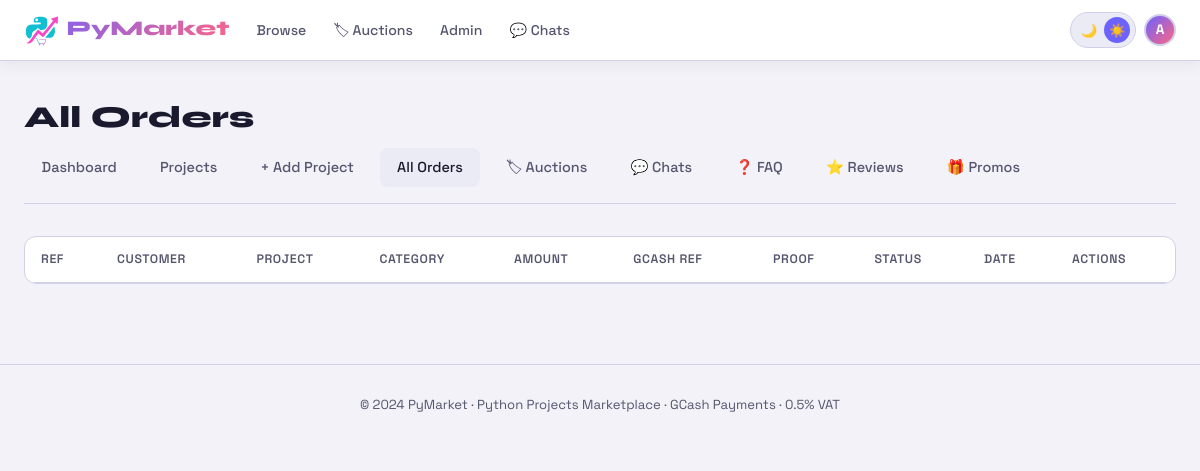
Page /admin/orders (signed in) on the earlier database version.
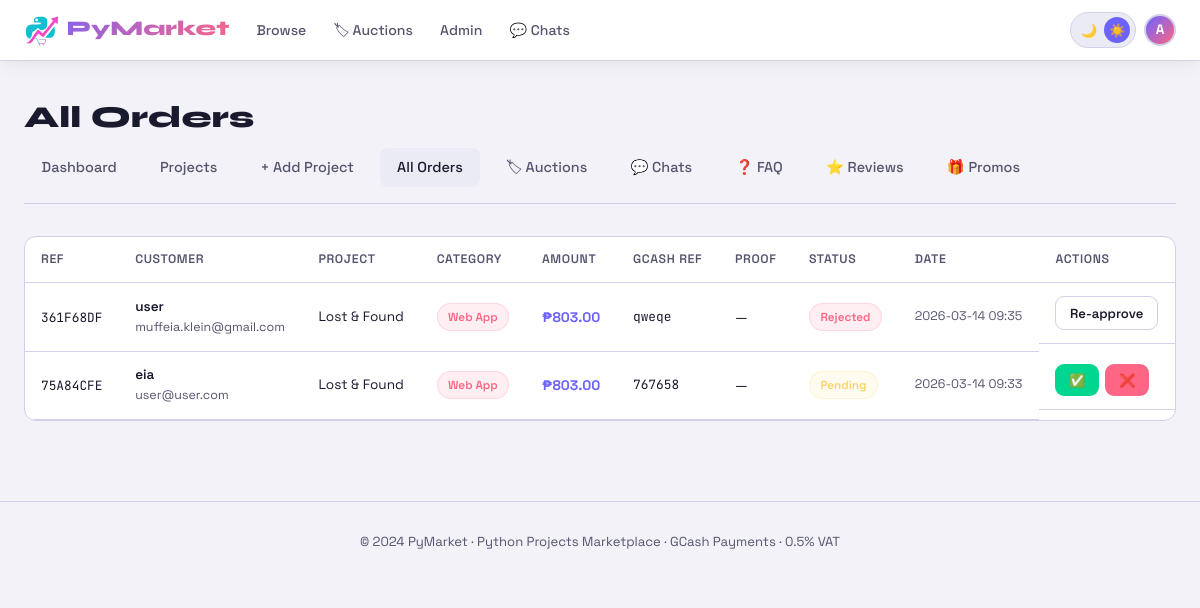
Same page on the later database version.
### tables this page shows
CREATE TABLE orders (
                id INTEGER PRIMARY KEY AUTOINCREMENT,
                order_ref TEXT UNIQUE NOT NULL,
                user_id INTEGER NOT NULL,
                project_id INTEGER NOT NULL,
                amount REAL NOT NULL,
                status TEXT DEFAULT "pending",
                gcash_ref TEXT,
                payment_screenshot TEXT,
                created_at TEXT DEFAULT CURRENT_TIMESTAMP,
                approved_at TEXT,
                FOREIGN KEY(user_id) REFERENCES users(id),
                FOREIGN KEY(project_id) REFERENCES projects(id)
            );

CREATE TABLE users (
                id INTEGER PRIMARY KEY AUTOINCREMENT,
                username TEXT UNIQUE NOT NULL,
                email TEXT UNIQUE NOT NULL,
                password TEXT NOT NULL,
                bio TEXT DEFAULT '',
                avatar TEXT DEFAULT '',
                is_admin INTEGER DEFAULT 0,
                created_at TEXT DEFAULT CURRENT_TIMESTAMP
            );

CREATE TABLE projects (
                id INTEGER PRIMARY KEY AUTOINCREMENT,
                title TEXT NOT NULL,
                description TEXT NOT NULL,
                price REAL NOT NULL,
                tech_stack TEXT,
                category TEXT,
                file_path TEXT,
                is_active INTEGER DEFAULT 1,
                created_at TEXT DEFAULT CURRENT_TIMESTAMP
            , original_price REAL, discount_percent REAL DEFAULT 0, view_count INTEGER DEFAULT 0);

### app.py (the view)
@app.route('/admin/orders')
@login_required
@admin_required
def admin_orders():
    db=get_db()
    orders=db.execute('''
        SELECT o.*, u.username, u.email, p.title, p.category FROM orders o
        JOIN users u ON o.user_id=u.id JOIN projects p ON o.project_id=p.id
        ORDER BY o.created_at DESC
    ''').fetchall()
    return render_template('admin/orders.html', orders=orders)

### app.py (called while the page is built)
@app.after_request
def add_security_headers(response):
    response.headers['X-Frame-Options'] = 'SAMEORIGIN'
    response.headers['X-Content-Type-Options'] = 'nosniff'
    response.headers['Referrer-Policy'] = 'strict-origin-when-cross-origin'
    response.headers['Content-Security-Policy'] = (
        "default-src 'self'; "
        "script-src 'self' 'unsafe-inline'; "
        "style-src 'self' 'unsafe-inline' https://fonts.googleapis.com; "
        "font-src https://fonts.gstatic.com; "
        "img-src 'self' data: https://api.qrserver.com; "
    )
    return response

def get_db():
    conn = sqlite3.connect(DB_PATH)
    conn.row_factory = sqlite3.Row
    return conn

def login_required(f):
    @wraps(f)
    def decorated(*args, **kwargs):
        if 'user_id' not in session:
            flash('login_required')
            return redirect(url_for('login', next=request.url))
        return f(*args, **kwargs)
    return decorated

def admin_required(f):
    @wraps(f)
    def decorated(*args, **kwargs):
        if not session.get('is_admin'):
            return redirect(url_for('index'))
        return f(*args, **kwargs)
    return decorated

### templates/admin/orders.html (shortened to what this page needs)
{% extends 'base.html' %}
{% block content %}
<div class="container">
  <h1 class="page-title">All Orders</h1>
  <div class="admin-nav">
    <a href="{{ url_for('admin_dashboard') }}">Dashboard</a>
    <a href="{{ url_for('admin_projects') }}">Projects</a>
    <a href="{{ url_for('admin_add_project') }}">+ Add Project</a>
    <a href="{{ url_for('admin_orders') }}" class="active">All Orders</a>
    <a href="{{ url_for('admin_auctions')}}" >🏷 Auctions</a>
    <a href="{{ url_for('admin_chats') }}">💬 Chats</a>
    <a href="{{ url_for('admin_faq') }}">❓ FAQ</a>
    <a href="{{ url_for('admin_reviews') }}">⭐ Reviews</a>
    <a href="{{ url_for('admin_promos') }}">🎁 Promos</a>
  </div>
  <div class="table-wrap" style="background:var(--surface);border:1px solid var(--border);border-radius:12px;overflow:hidden">
    <table>
      <thead><tr><th>Ref</th><th>Customer</th><th>Project</th><th>Category</th><th>Amount</th><th>GCash Ref</th><th>Proof</th><th>Status</th><th>Date</th><th>Actions</th></tr></thead>
      <tbody>
        {% for o in orders %}
        <tr>
          <td><span style="font-family:var(--mono);font-size:.8rem">{{ o['order_ref'] }}</span></td>
          <td><div style="font-weight:600;font-size:.85rem">{{ o['username'] }}</div><div style="color:var(--muted);font-size:.78rem">{{ o['email'] }}</div></td>
          <td style="font-size:.85rem;max-width:160px">{{ o['title'] }}</td>
          <td>{% if o['category'] %}<span class="badge badge-cat">{{ o['category'] }}</span>{% else %}—{% endif %}</td>
          <td style="font-weight:700;color:var(--accent)">₱{{ "%.2f"|format(o['amount']) }}</td>
          <td style="font-family:var(--mono);font-size:.8rem">{{ o['gcash_ref'] or '—' }}</td>
          <td>{% if o['payment_screenshot'] %}<a href="{{ url_for('view_payment_proof', filename=o['payment_screenshot']) }}" target="_blank" class="btn btn-outline btn-sm">View</a>{% else %}—{% endif %}</td>
          <td>
            {% if o['status'] == 'approved' %}<span class="badge badge-green">Approved</span>
            {% elif o['status'] == 'pending' %}<span class="badge badge-yellow">Pending</span>
            {% else %}<span class="badge badge-red">Rejected</span>{% endif %}
          </td>
          <td style="color:var(--muted);font-size:.78rem">{{ o['created_at'][:16] }}</td>
          <td style="display:flex;gap:.4rem;flex-wrap:wrap">
            {% if o['status'] == 'pending' %}
              <a href="{{ url_for('approve_order', oid=o['id']) }}" class="btn btn-success btn-sm">✅</a>
              <a href="{{ url_for('reject_order', oid=o['id']) }}" class="btn btn-danger btn-sm">❌</a>
            {% elif o['status'] == 'approved' %}
              <a href="{{ url_for('reject_order', oid=o['id']) }}" class="btn btn-outline btn-sm">Revoke</a>
            {% else %}
              <a href="{{ url_for('approve_order', oid=o['id']) }}" class="btn btn-outline btn-sm">Re-approve</a>
            {% endif %}
          </td>
        </tr>
        {% endfor %}
      </tbody>
    </table>
  </div>
</div>
{% endblock %}

### templates/base.html (shortened to what this page needs)
<!DOCTYPE html>
<html lang="en" data-theme="dark">
<head>
</head>
<body>
<nav>
  <div class="nav-inner">
    <a href="{{ url_for('index') }}" class="nav-logo">
      <img src="{{ url_for('static', filename='logo.svg')}}" height="36px" style="height=36px:auto;vertical-align:middle;">
     PyMarket</a>
    <div class="nav-links">
      <a href="{{ url_for('index') }}" class="nav-link">Browse</a>
      <a href="{{ url_for('auctions') }}" class="nav-link">🏷 Auctions</a>
      {% if session.get('is_admin') %}
        <a href="{{ url_for('admin_dashboard') }}" class="nav-link">Admin</a>
        <a href="{{ url_for('admin_chats') }}" class="nav-link">💬 Chats</a>
      {% endif %}
    </div>
    <div class="nav-actions">
      <div class="theme-toggle" onclick="toggleTheme()">
        <button class="theme-btn" id="btn-dark">🌙</button>
        <button class="theme-btn" id="btn-light">☀️</button>
      </div>
      {% if session.get('user_id') %}
        <a href="{{ url_for('profile') }}" class="nav-avatar" title="{{ session.username }}">
          {{ session.username[0].upper() }}
        </a>
      {% else %}
        <a href="{{ url_for('login') }}" class="nav-btn outline">Login</a>
        <a href="{{ url_for('register') }}" class="nav-btn">Sign Up</a>
      {% endif %}
    </div>
  </div>
</nav>
{% block content %}{% endblock %}
<footer>© 2024 PyMarket · Python Projects Marketplace · GCash Payments · 0.5% VAT</footer>
</body>
</html>

### templates/base.html (style rules this page uses)
[data-theme="light"] { --bg:#f2f2f8;--surface:#ffffff;--surface2:#ebebf5;--border:#d0d0e8;--text:#1a1a2e;--muted:#55556e;--shadow:rgba(0,0,0,.07);--card-shadow:rgba(108,99,255,.1) }
:root { --accent:#6c63ff;--accent2:#ff6584;--green:#00d68f;--yellow:#ffd166;--font:'Space Grotesk',sans-serif;--mono:'JetBrains Mono',monospace;--display:'Syne',sans-serif }
* { margin:0;padding:0;box-sizing:border-box }
html { scroll-behavior:smooth }
body { background:var(--bg);color:var(--text);font-family:var(--font);min-height:100vh;line-height:1.6;transition:background .25s,color .25s }
a { color:inherit;text-decoration:none }
img { max-width:100% }
nav { background:var(--surface);border-bottom:1px solid var(--border);position:sticky;top:0;z-index:200;box-shadow:0 2px 16px var(--shadow);transition:background .25s }
.nav-inner { max-width:1280px;margin:0 auto;padding:0 1.5rem;display:flex;align-items:center;gap:1rem;height:60px }
.nav-logo { font-family:var(--display);font-size:1.3rem;font-weight:800;background:linear-gradient(135deg,var(--accent),var(--accent2));-webkit-background-clip:text;-webkit-text-fill-color:transparent;white-space:nowrap;flex-shrink:0 }
.nav-links { display:flex;align-items:center;gap:.3rem;margin-right:auto }
.nav-link { color:var(--muted);font-size:.88rem;font-weight:500;padding:.38rem .7rem;border-radius:7px;transition:.2s;white-space:nowrap }
.nav-actions { display:flex;align-items:center;gap:.5rem;flex-shrink:0 }
.nav-avatar { width:32px;height:32px;border-radius:50%;background:linear-gradient(135deg,var(--accent),var(--accent2));display:flex;align-items:center;justify-content:center;font-weight:700;font-size:.85rem;color:#fff;overflow:hidden;flex-shrink:0;border:2px solid var(--border) }
.theme-toggle { background:var(--surface2);border:1px solid var(--border);border-radius:99px;padding:.25rem .3rem;cursor:pointer;display:flex;align-items:center;gap:.15rem }
.theme-btn { width:26px;height:26px;border-radius:50%;display:flex;align-items:center;justify-content:center;font-size:.82rem;border:none;background:transparent;cursor:pointer;transition:.2s }
.theme-btn.active { background:var(--accent);color:#fff }
.container { max-width:1280px;margin:0 auto;padding:2rem 1.5rem }
.page-title { font-family:var(--display);font-size:1.9rem;font-weight:800;margin-bottom:.4rem }
.badge { font-size:.73rem;font-weight:600;padding:.22rem .65rem;border-radius:99px;display:inline-block }
.badge-cat { background:rgba(255,101,132,.1);color:var(--accent2);border:1px solid rgba(255,101,132,.18) }
.badge-yellow { background:rgba(255,209,102,.1);color:var(--yellow);border:1px solid rgba(255,209,102,.2) }
.badge-red { background:rgba(255,101,132,.1);color:var(--accent2);border:1px solid rgba(255,101,132,.18) }
.btn { display:inline-flex;align-items:center;justify-content:center;gap:.45rem;padding:.7rem 1.5rem;border-radius:9px;font-family:var(--font);font-size:.92rem;font-weight:600;cursor:pointer;border:none;transition:.2s;text-align:center }
.btn-success { background:var(--green);color:#000 }
.btn-danger { background:var(--accent2);color:#fff }
.btn-outline { background:transparent;border:1px solid var(--border);color:var(--text) }
.btn-sm { padding:.35rem .85rem;font-size:.82rem }
.table-wrap { overflow-x:auto;-webkit-overflow-scrolling:touch }
table { width:100%;border-collapse:collapse;min-width:500px }
th,td { padding:.8rem 1rem;text-align:left;border-bottom:1px solid var(--border);font-size:.87rem }
th { font-size:.77rem;font-weight:600;letter-spacing:.05em;color:var(--muted);text-transform:uppercase;white-space:nowrap }
.admin-nav { display:flex;gap:.4rem;margin-bottom:1.8rem;border-bottom:1px solid var(--border);padding-bottom:.9rem;flex-wrap:wrap }
.admin-nav a { padding:.45rem 1rem;border-radius:8px;font-size:.87rem;font-weight:500;color:var(--muted);transition:.2s;white-space:nowrap }
.admin-nav a:hover,.admin-nav a.active { background:var(--surface2);color:var(--text) }
footer { text-align:center;padding:1.8rem 1rem;color:var(--muted);font-size:.82rem;border-top:1px solid var(--border);margin-top:3rem }

### templates/admin/orders.html (style rules this page uses)
.admin-nav { display:flex;gap:.5rem;margin-bottom:2rem;border-bottom:1px solid var(--border);padding-bottom:1rem;flex-wrap:wrap }
.admin-nav a { padding:.5rem 1.1rem;border-radius:8px;font-size:.9rem;font-weight:500;color:var(--muted);transition:.2s }
.admin-nav a:hover,.admin-nav a.active { background:var(--surface2);color:var(--text) }

Differences in the rows shown:
added orders: order_ref "361F68DF", username "user", email "muffeia.klein@gmail.com", title "Lost & Found", category "Web App", amount "803.00", gcash_ref "qweqe", status "Rejected", created_at "2026-03-14 09:35"
added orders: order_ref "75A84CFE", username "eia", email "user@user.com", title "Lost & Found", category "Web App", amount "803.00", gcash_ref "767658", status "Pending", created_at "2026-03-14 09:33"
